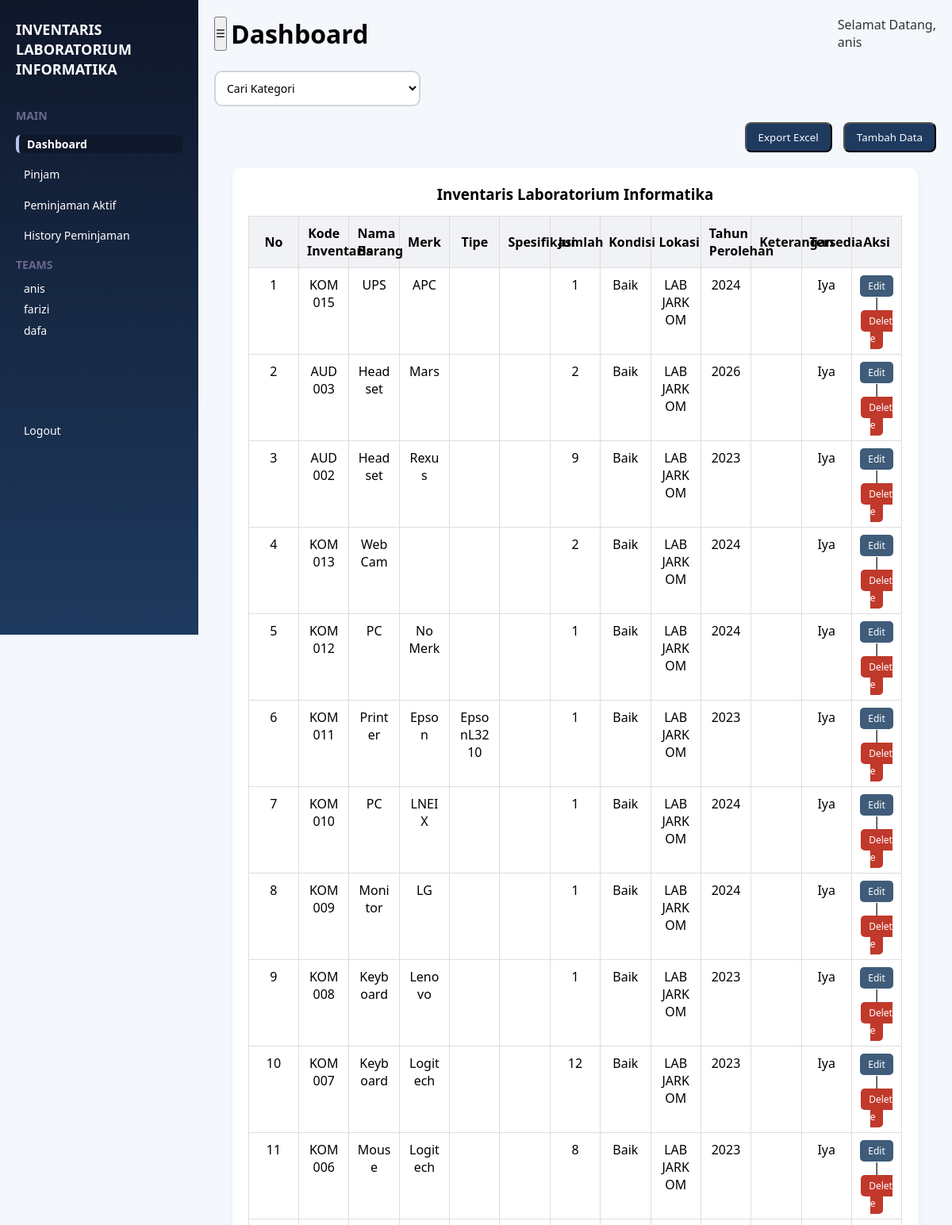
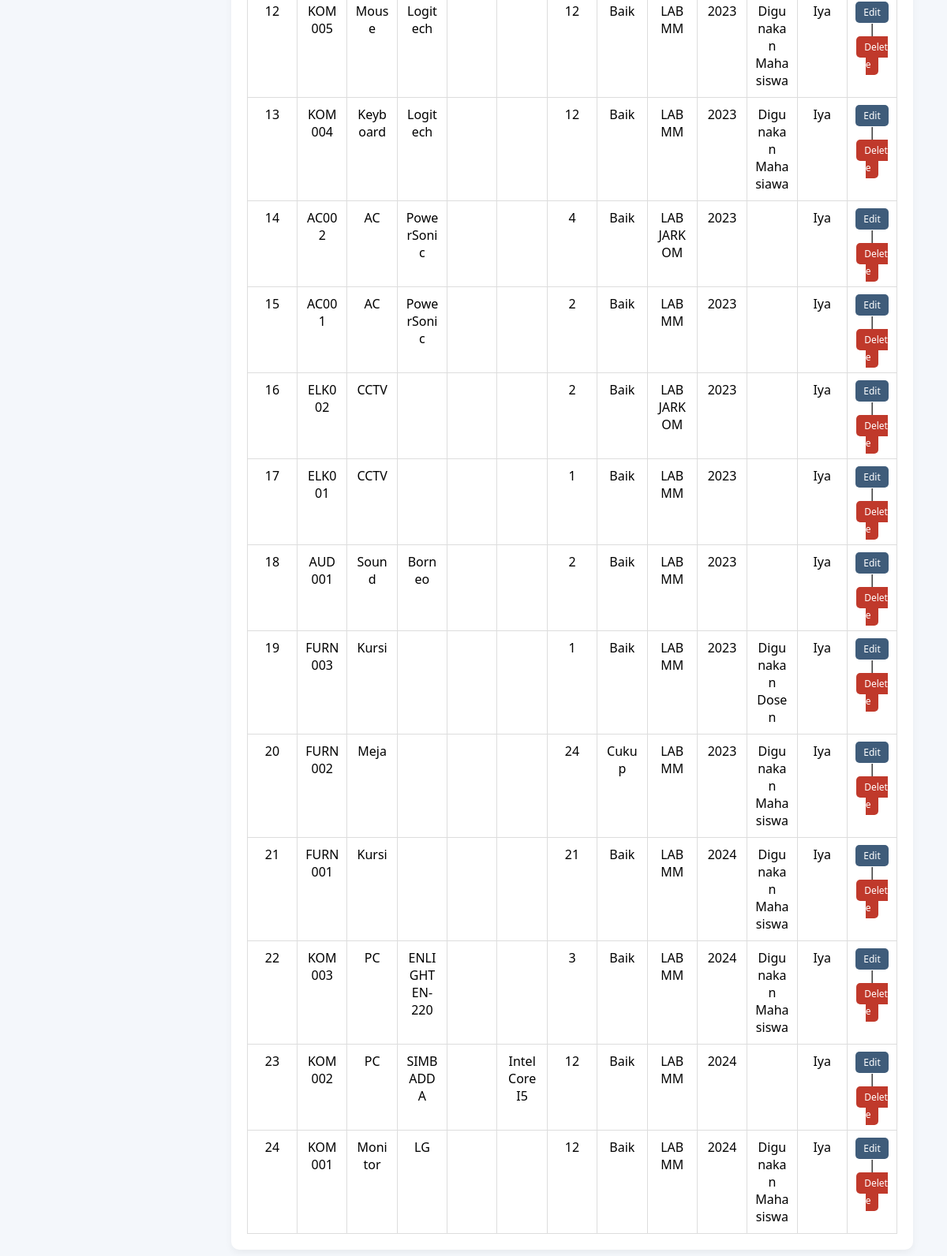
The page /admin/dashboard.php (signed in) on the database its author committed (2 pictures, top to bottom).
### tables this page shows
CREATE TABLE `barang` (
  `id` int NOT NULL,
  `kategori_id` int DEFAULT NULL,
  `kode_inventaris` varchar(50) NOT NULL,
  `nama_barang` varchar(100) NOT NULL,
  `merk` varchar(100) DEFAULT NULL,
  `tipe` varchar(100) DEFAULT NULL,
  `spesifikasi` text,
  `jumlah` int NOT NULL,
  `kondisi` enum('Baik','Cukup','Rusak') NOT NULL,
  `lokasi` varchar(100) DEFAULT NULL,
  `tahun_perolehan` year DEFAULT NULL,
  `keterangan` text,
  `tersedia` tinyint(1) NOT NULL DEFAULT '1',
  `create_at` timestamp NULL DEFAULT CURRENT_TIMESTAMP
);

### Admin/dashboard.php (the view, shortened to what this page needs)
<?php
    require_once __DIR__ . "/../config/database.php";
    $where_sql = '';
    $query = "
        SELECT barang.*, kategori.nama_kategori
        FROM barang
        JOIN kategori ON barang.kategori_id = kategori.id
        $where_sql
        ORDER BY barang.id DESC
    ";
    $result = mysqli_query($conn, $query);
    $sql = "SELECT * FROM admin";
    $result_admin = $conn->query($sql);
?>
<!DOCTYPE html>
<html lang="en">
<head>
    <link href="https://cdn.jsdelivr.net/npm/select2@4.1.0-rc.0/dist/css/select2.min.css" rel="stylesheet" />
    <link rel="stylesheet" href="../assets/style.css">
</head>
<body class="body">
    <div class="container">
        <?php $page = basename($_SERVER['PHP_SELF']); ?>
        <div class="sidebar" id="sidebar">
            <h2 class="logo">INVENTARIS LABORATORIUM<br>INFORMATIKA</h2>
            <div class="menu-group">
                <p class="menu-title">MAIN</p>
                <ul>
                    <li><a href="dashboard.php" class="menu-item <?=  $page=='dashboard.php'?'active':''?>">Dashboard</a></li>
                    <li><a href="../pinjam.php" class="menu-item  <?=  $page=='pinjam.php'?'active':''?>">Pinjam</a></li>
                    <li><a href="peminjaman.php" class="menu-item  <?=  $page=='peminjaman.php'?'active':''?>">Peminjaman Aktif</a></li>
                    <li><a href="../history_peminjaman.php" class="menu-item  <?=  $page=='history_peminjaman.php'?'active':''?>">History Peminjaman</a></li>
                </ul>
            </div>
            <div class="menu-group">
                <p class="menu-title">TEAMS</p>
                    <ul>
                        <?php while ($row = $result_admin->fetch_assoc()): ?>
                        <li class="menu-item"><?= $row['username']; ?></li>
                        <?php endwhile; ?>
                    </ul>
            </div>
            <div class="logout">
                <a href="../logout.php" class="menu-item logout">Logout</a>
            </div>
        </div>
        <div class="main" id="main">
            <div class="header">
                <div class="button_dash">
                    <button id="toggleSidebar">☰</button>
                    <h1>Dashboard</h1>
                </div>
                <div class="user">Selamat Datang, <br><?php echo $_SESSION["username"];?></div>
            </div>
            <div class="kategori-select">
                <form method="GET">
                    <select name="kategori" class="kategori-slct" id="kategoriSelect">
                        <option value="">Cari Kategori</option>
                    </select>
                </form>
            </div>
                <div class="actions">
                    <button class="btn-primary"><a href="export_excel.php">Export Excel</a></button>
                    <button class="btn-primary"><a href="create.php">Tambah Data</a></button>
                </div>
            <div class="table-container">
                <h3>Inventaris Laboratorium Informatika</h3>
                <table>
                    <thead>
                        <tr class="table-header">
                            <th>No</th>
                            <th>Kode Inventaris</th>
                            <th>Nama Barang</th>
                            <th>Merk</th>
                            <th>Tipe</th>
                            <th>Spesifikasi</th>
                            <th>Jumlah</th>
                            <th>Kondisi</th>
                            <th>Lokasi</th>
                            <th>Tahun Perolehan</th>
                            <th>Keterangan</th>
                            <th>Tersedia</th>
                            <th>Aksi</th>
                        </tr>
                    </thead>
                        <?php
                        $no = 1;
                        while ($row = mysqli_fetch_assoc($result)) {
                        ?>
                    <tbody>
                        <tr class="table-row">
                            <td><?= $no++; ?></td>
                            <td><?= $row['kode_inventaris']; ?></td>
                            <td><?= $row['nama_barang']; ?></td>
                            <td><?= $row['merk']; ?></td>
                            <td><?= $row['tipe']; ?></td>
                            <td><?= $row['spesifikasi']; ?></td>
                            <td><?= $row['jumlah']; ?></td>
                            <td><?= $row['kondisi']; ?></td>
                            <td><?= $row['lokasi']; ?></td>
                            <td><?= $row['tahun_perolehan']; ?></td>
                            <td><?= $row['keterangan']; ?></td>
                            <td><?= $row['tersedia'] == 1 ? 'Iya' : 'Tidak'; ?></td>
                            <td>
                                <a class="btn-edit"   href="edit.php?id=<?=  $row['id'];?>">Edit</a> |
                                <a class="btn-delete"  href="delete.php?id=<?=  $row['id'];?>"
                                    onclick="return confirm('Yakin mau hapus data ini?')">
                                    Delete
                                </a>
                            </td>
                            <?php } ?>
                        </tr>
                    </tbody>
                </table>
            </div>
        </div>
    </div>
</body>
</html>

### assets/style.css (style rules this page uses)
* { margin: 0; padding: 0; box-sizing: border-box; font-family: 'Segoe UI', Tahoma, Geneva, Verdana, sans-serif; }
.body { background : #f4f7fb; display: flex; }
.container { display: contents; }
.sidebar { width: 250px; height: 100vh; background: linear-gradient(180deg, #0f172a, #1e3a5f); color: white; padding: 25px 20px; position: fixed; transition: 0.3s; left: 0; top: 0; }
.logo { font-size: 18px; font-weight: bold; line-height: 1.4; margin-bottom: 35px; }
.sidebar ul { list-style: none; }
.sidebar ul li { margin: 15px 0; }
.sidebar ul li a { text-decoration: none; color: white; padding: 10px; display: block; border-radius: 6px; transition: 0.3s; }
.menu-group { margin-bottom: 15px; }
.menu-title { font-size: 14px; color: #696891; margin-bottom: 5px; font-weight: bolder; }
.menu-item { display: block; padding: 4px 10px; font-size: 14px; color: white; text-decoration: none; margin-bottom: 2px; line-height: 0.25; }
.menu-item.active { background: #0f172a; border-left: 4px solid #b8c1ec; font-weight: bold; }
.logout { position: absolute; margin-top: 50px; }
.logout a { color: white; text-decoration: none; }
.main { flex: 1; margin-left: 250px; padding: 20px; width: 100%; transition: 0.3s; }
.header { display: flex; align-items:center; margin-bottom: 25px; gap: 10px; justify-content: space-between; }
.button_dash { display: flex; gap: 5px; }
.user { font-size: 16px; color: #333; justify-items: end; }
.actions { margin-bottom: 20px; justify-content: right; text-align: right; }
.btn-primary { display: inline-block; padding: 8px 15px; border-radius: 8px; text-decoration: none; background: #1e3a5f; color: white; margin-left: 10px; }
.btn-primary a { color: #f8fafc; text-decoration: none; }
.kategori-select { margin: 20px 0; }
.kategori-slct { width: 260px; height: 45px; border-radius: 10px; border: 2px solid #d1d5db; padding: 0 10px; font-size: 14px; background: white; cursor: pointer; }
.table-container { width: 95%; margin: 20px auto; background: white; padding: 20px; border-radius: 10px; box-shadow: 0 4px 10px rgba(0, 0, 0, 0.05); transition: 0.3s; }
table { width: 100%; border-collapse: collapse; background-color: white; border-color: #000; text-align: center; table-layout: fixed; }
.table-container h3 { text-align: center; margin-bottom: 15px; font-family: 'Segoe UI', Tahoma, Geneva, Verdana, sans-serif; }
.table-header th { background-color: #f1f2f6; text-align: center; font-weight: bold; border: 1px solid #ddd; padding: 10px; }
.table-row td { border: 1px solid #ddd; padding: 10px; vertical-align: top; word-wrap: break-word; }
.btn-edit { background: #3f5c7a; color: white; padding: 5px 10px; border-radius: 5px; text-decoration: none; font-size: 12px; }
.btn-delete { background: #c0392b; color: white; padding: 5px 10px; border-radius: 5px; text-decoration: none; font-size: 12px; }

### rows shown on the page
barang: kode_inventaris "KOM015", nama_barang "UPS", merk "APC", jumlah "1", kondisi "Baik", lokasi "LAB JARKOM", tahun_perolehan "2024", tersedia "Iya"
barang: kode_inventaris "AUD003", nama_barang "Headset", merk "Mars", jumlah "2", kondisi "Baik", lokasi "LAB JARKOM", tahun_perolehan "2026", tersedia "Iya"
barang: kode_inventaris "AUD002", nama_barang "Headset", merk "Rexus", jumlah "9", kondisi "Baik", lokasi "LAB JARKOM", tahun_perolehan "2023", tersedia "Iya"
barang: kode_inventaris "KOM013", nama_barang "Web Cam", jumlah "2", kondisi "Baik", lokasi "LAB JARKOM", tahun_perolehan "2024", tersedia "Iya"
barang: kode_inventaris "KOM012", nama_barang "PC", merk "No Merk", jumlah "1", kondisi "Baik", lokasi "LAB JARKOM", tahun_perolehan "2024", tersedia "Iya"
barang: kode_inventaris "KOM011", nama_barang "Printer", merk "Epson", tipe "EpsonL3210", jumlah "1", kondisi "Baik", lokasi "LAB JARKOM", tahun_perolehan "2023", tersedia "Iya"
barang: kode_inventaris "KOM010", nama_barang "PC", merk "LNEIX", jumlah "1", kondisi "Baik", lokasi "LAB JARKOM", tahun_perolehan "2024", tersedia "Iya"
barang: kode_inventaris "KOM009", nama_barang "Monitor", merk "LG", jumlah "1", kondisi "Baik", lokasi "LAB JARKOM", tahun_perolehan "2024", tersedia "Iya"
barang: kode_inventaris "KOM008", nama_barang "Keyboard", merk "Lenovo", jumlah "1", kondisi "Baik", lokasi "LAB JARKOM", tahun_perolehan "2023", tersedia "Iya"
barang: kode_inventaris "KOM007", nama_barang "Keyboard", merk "Logitech", jumlah "12", kondisi "Baik", lokasi "LAB JARKOM", tahun_perolehan "2023", tersedia "Iya"
barang: kode_inventaris "KOM006", nama_barang "Mouse", merk "Logitech", jumlah "8", kondisi "Baik", lokasi "LAB JARKOM", tahun_perolehan "2023", tersedia "Iya"
barang: kode_inventaris "KOM005", nama_barang "Mouse", merk "Logitech", jumlah "12", kondisi "Baik", lokasi "LAB MM", tahun_perolehan "2023", keterangan "Digunakan Mahasiswa", tersedia "Iya"
barang: kode_inventaris "KOM004", nama_barang "Keyboard", merk "Logitech", jumlah "12", kondisi "Baik", lokasi "LAB MM", tahun_perolehan "2023", keterangan "Digunakan Mahasiawa", tersedia "Iya"
barang: kode_inventaris "AC002", nama_barang "AC", merk "PowerSonic", jumlah "4", kondisi "Baik", lokasi "LAB JARKOM", tahun_perolehan "2023", tersedia "Iya"
barang: kode_inventaris "AC001", nama_barang "AC", merk "PowerSonic", jumlah "2", kondisi "Baik", lokasi "LAB MM", tahun_perolehan "2023", tersedia "Iya"
barang: kode_inventaris "ELK002", nama_barang "CCTV", jumlah "2", kondisi "Baik", lokasi "LAB JARKOM", tahun_perolehan "2023", tersedia "Iya"
barang: kode_inventaris "ELK001", nama_barang "CCTV", jumlah "1", kondisi "Baik", lokasi "LAB MM", tahun_perolehan "2023", tersedia "Iya"
barang: kode_inventaris "AUD001", nama_barang "Sound", merk "Borneo", jumlah "2", kondisi "Baik", lokasi "LAB MM", tahun_perolehan "2023", tersedia "Iya"
barang: kode_inventaris "FURN003", nama_barang "Kursi", jumlah "1", kondisi "Baik", lokasi "LAB MM", tahun_perolehan "2023", keterangan "Digunakan Dosen", tersedia "Iya"
barang: kode_inventaris "FURN002", nama_barang "Meja", jumlah "24", kondisi "Cukup", lokasi "LAB MM", tahun_perolehan "2023", keterangan "Digunakan Mahasiswa", tersedia "Iya"
barang: kode_inventaris "FURN001", nama_barang "Kursi", jumlah "21", kondisi "Baik", lokasi "LAB MM", tahun_perolehan "2024", keterangan "Digunakan Mahasiswa", tersedia "Iya"
barang: kode_inventaris "KOM003", nama_barang "PC", merk "ENLIGHT EN-220", jumlah "3", kondisi "Baik", lokasi "LAB MM", tahun_perolehan "2024", keterangan "Digunakan Mahasiswa", tersedia "Iya"
barang: kode_inventaris "KOM002", nama_barang "PC", merk "SIMBADDA", spesifikasi "Intel Core I5", jumlah "12", kondisi "Baik", lokasi "LAB MM", tahun_perolehan "2024", tersedia "Iya"
barang: kode_inventaris "KOM001", nama_barang "Monitor", merk "LG", jumlah "12", kondisi "Baik", lokasi "LAB MM", tahun_perolehan "2024", keterangan "Digunakan Mahasiswa", tersedia "Iya"

### other values the page prints
$row['username'] "anis"
$row['username'] "farizi"
$row['username'] "dafa"
$_SESSION["username"] "anis"
